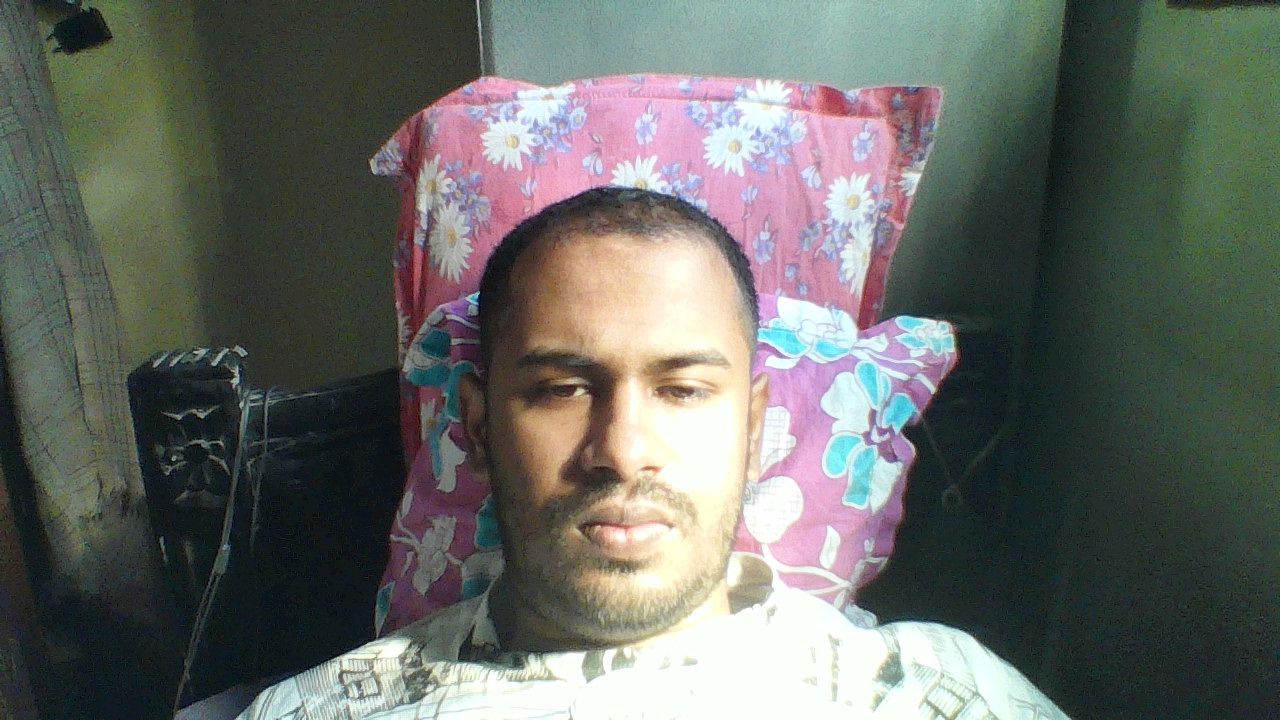
#> input picture opencv/detection/images/me.jpeg, 1280 x 720 px
$ jupyter execute LBP_opencv_imagedetection.ipynb   (shell and % lines are left out)
#> lines starting #> are read from the running program, lines starting #| are printed output that depends on the picture; after the words box and inside, x2 and y2 are one past the last pixel; in counts of white or black regions, pixels touching at a corner belong together
[cell 1]
#import required libraries
#import OpenCV library
import cv2
#import matplotlib library
import matplotlib.pyplot as plt
#importing time library for speed comparisons of both classifiers
import time

[cell 2]
def detect_faces(f_cascade, colored_img, scaleFactor = 1.1):
 #just making a copy of image passed, so that passed image is not changed
 img_copy = colored_img.copy()

 #convert the test image to gray image as opencv face detector expects gray images
 gray = cv2.cvtColor(img_copy, cv2.COLOR_BGR2GRAY)

 plt.imshow(gray, cmap='gray');

 #let's detect multiscale (some images may be closer to camera than others) images
 faces = f_cascade.detectMultiScale(gray, scaleFactor=scaleFactor, minNeighbors=5);

 print('Faces found: ', len(faces))

 #go over list of faces and draw them as rectangles on original colored img
 for (x, y, w, h) in faces:
      cv2.rectangle(img_copy, (x, y), (x+w, y+h), (0, 255, 0), 2)

 return img_copy

[cell 3]
def convertToRGB(img):
    return cv2.cvtColor(img, cv2.COLOR_BGR2RGB);

#load cascade classifier training file for haarcascade
test1 = cv2.imread('detection/images/me.jpeg')
#> test1 is the input picture: shape (720, 1280, 3); mean B, G, R 100.7, 106, 102.9
lbpcascade_frontalface = cv2.CascadeClassifier('detection/data/lbpcascade_frontalface_improved.xml');
#detect_faces(haar_face_cascade, test1, 1.1);
plt.imshow(convertToRGB(detect_faces(lbpcascade_frontalface, test1, 1.1)));
#> in detect_faces, `faces = f_cascade.detectMultiScale(gray, scaleFactor=scaleFactor, minN..`: faces = [[512, 338, 218, 218]]
#| Faces found:  1
#> the loop in detect_faces, `for (x, y, w, h) in faces:` made 1 pass
#> after the loop in detect_faces, `for (x, y, w, h) in faces:`: img_copy: shape (720, 1280, 3); 0.28% of pixels changed, all inside (x1, y1, x2, y2) = (511, 337, 732, 558)

[cell 4]
haar_face_cascade = cv2.CascadeClassifier('detection/data/haarcascade_frontalface_alt.xml');
plt.imshow(convertToRGB(detect_faces(haar_face_cascade, test1, 1.1)));
#| Faces found:  1
#> the loop in detect_faces (call 2), `for (x, y, w, h) in faces:` made 1 pass
#> (x, y, w, h) on pass 1: (465, 261, 312, 312)
#> after the loop in detect_faces (call 2), `for (x, y, w, h) in faces:`: img_copy: shape (720, 1280, 3); 0.41% of pixels changed, all inside (x1, y1, x2, y2) = (464, 260, 779, 575)

[cell 5]
test1 = cv2.imread('detection/images/me1.jpeg')
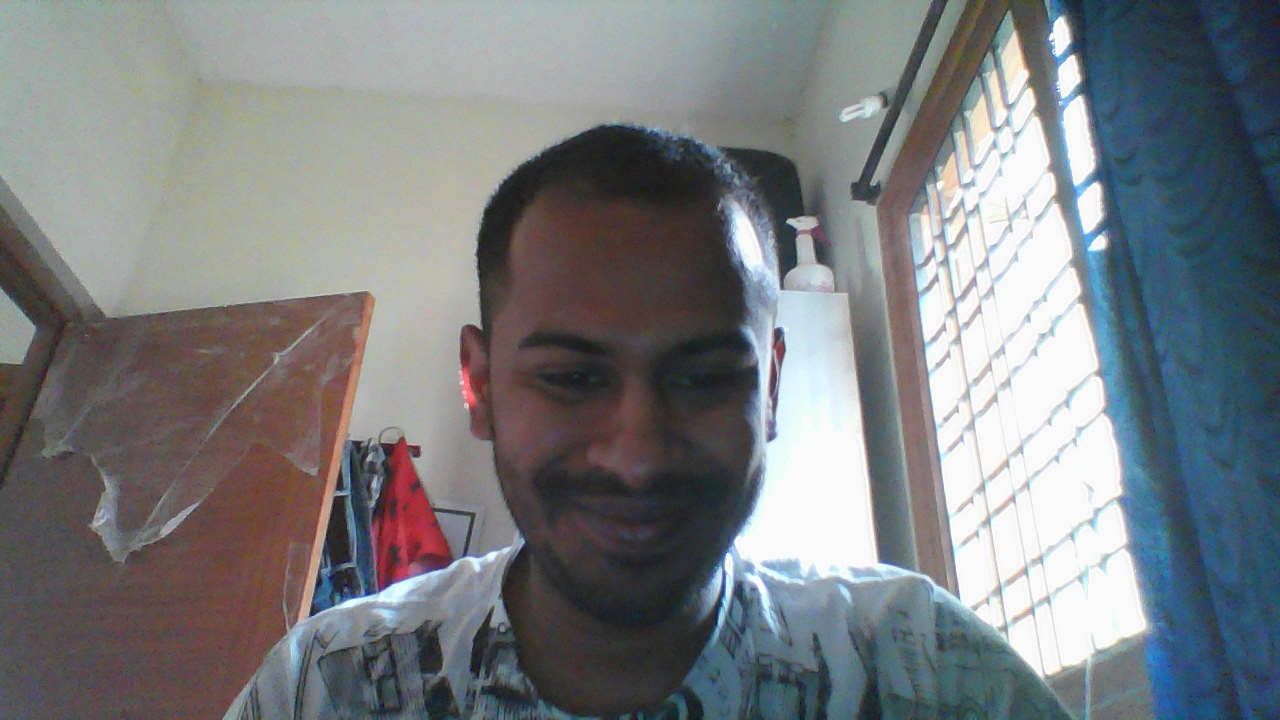
#> input picture opencv/detection/images/me1.jpeg, 1280 x 720 px
#> test1 is the input picture: shape (720, 1280, 3); mean B, G, R 127.2, 124.5, 121.2
lbpcascade_frontalface = cv2.CascadeClassifier('detection/data/haarcascade_frontalface_alt.xml');
#detect_faces(haar_face_cascade, test1, 1.1);
plt.imshow(convertToRGB(detect_faces(lbpcascade_frontalface, test1, 1.1)));
#| Faces found:  1
#> after the loop in detect_faces (call 3), `for (x, y, w, h) in faces:`: img_copy: shape (720, 1280, 3); 0.43% of pixels changed, all inside (x1, y1, x2, y2) = (461, 250, 791, 580)

[cell 6]
test1 = cv2.imread('detection/images/me2.jpeg')
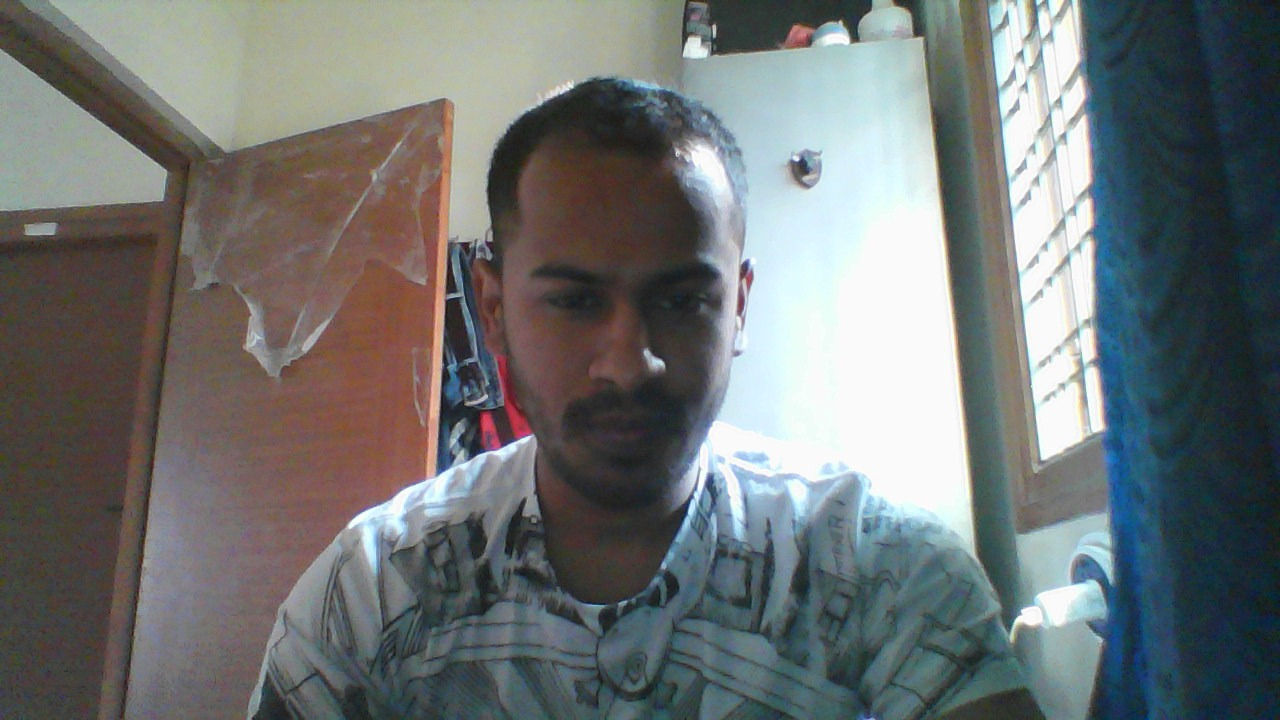
#> input picture opencv/detection/images/me2.jpeg, 1280 x 720 px
#> test1 is the input picture: shape (720, 1280, 3); mean B, G, R 115.3, 115.4, 111.4
lbpcascade_frontalface = cv2.CascadeClassifier('detection/data/haarcascade_frontalface_alt.xml');
#detect_faces(haar_face_cascade, test1, 1.1);
plt.imshow(convertToRGB(detect_faces(lbpcascade_frontalface, test1, 1.1)));
#| Faces found:  1
#> after the loop in detect_faces (call 4), `for (x, y, w, h) in faces:`: img_copy: shape (720, 1280, 3); 0.33% of pixels changed, all inside (x1, y1, x2, y2) = (490, 205, 746, 461)

[cell 7]
#load cascade classifier training file for haarcascade
test1 = cv2.imread('detection/images/me1.jpeg')
lbpcascade_frontalface = cv2.CascadeClassifier('detection/data/lbpcascade_frontalface_improved.xml');
#detect_faces(haar_face_cascade, test1, 1.1);
plt.imshow(convertToRGB(detect_faces(lbpcascade_frontalface, test1, 1.1)));
#> in detect_faces (call 5), `faces = f_cascade.detectMultiScale(gray, scaleFactor=scaleFactor, minN..`: faces = [[525, 331, 224, 224]]
#| Faces found:  1
#> the loop in detect_faces (call 5), `for (x, y, w, h) in faces:` made 1 pass
#> after the loop in detect_faces (call 5), `for (x, y, w, h) in faces:`:
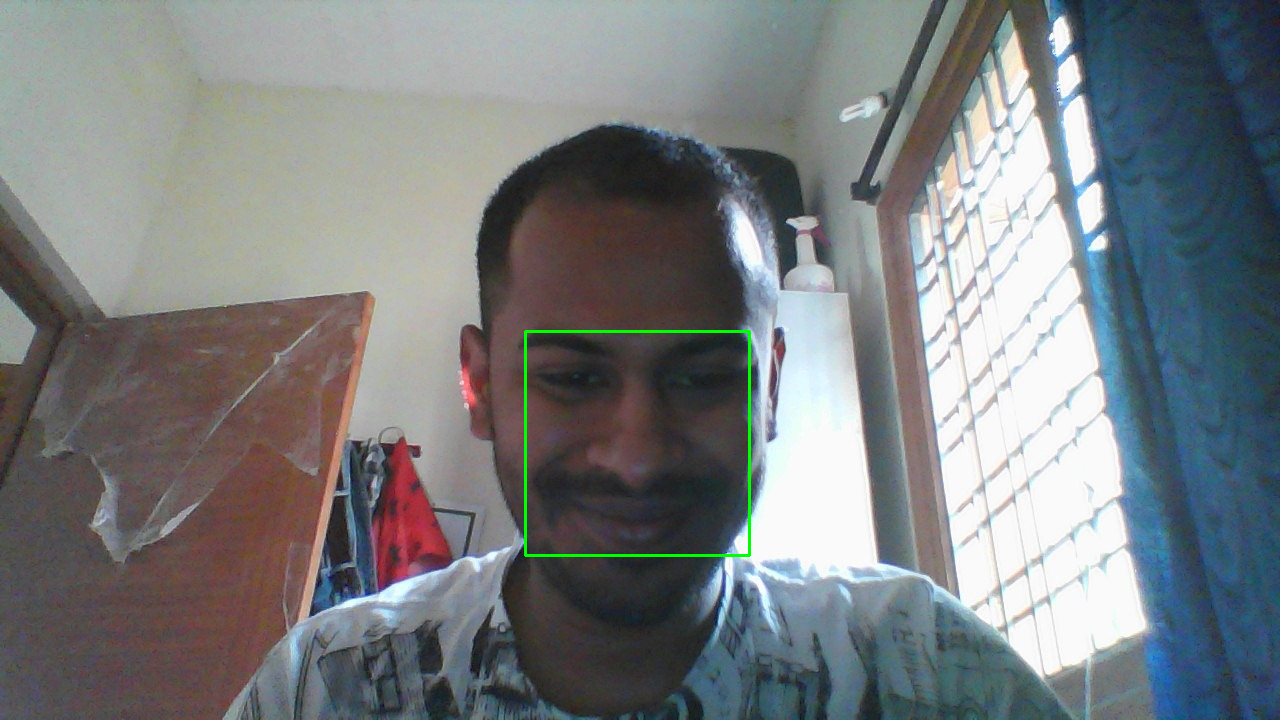
#> img_copy: shape (720, 1280, 3); 0.29% of pixels changed, all inside (x1, y1, x2, y2) = (524, 330, 751, 557)

[cell 8]
#load cascade classifier training file for haarcascade
test1 = cv2.imread('detection/images/me2.jpeg')
lbpcascade_frontalface = cv2.CascadeClassifier('detection/data/lbpcascade_frontalface_improved.xml');
#detect_faces(haar_face_cascade, test1, 1.1);
plt.imshow(convertToRGB(detect_faces(lbpcascade_frontalface, test1, 1.1)));
#> in detect_faces (call 6), `faces = f_cascade.detectMultiScale(gray, scaleFactor=scaleFactor, minN..`: faces = [[534, 264, 184, 184]]
#| Faces found:  1
#> the loop in detect_faces (call 6), `for (x, y, w, h) in faces:` made 1 pass
#> after the loop in detect_faces (call 6), `for (x, y, w, h) in faces:`:
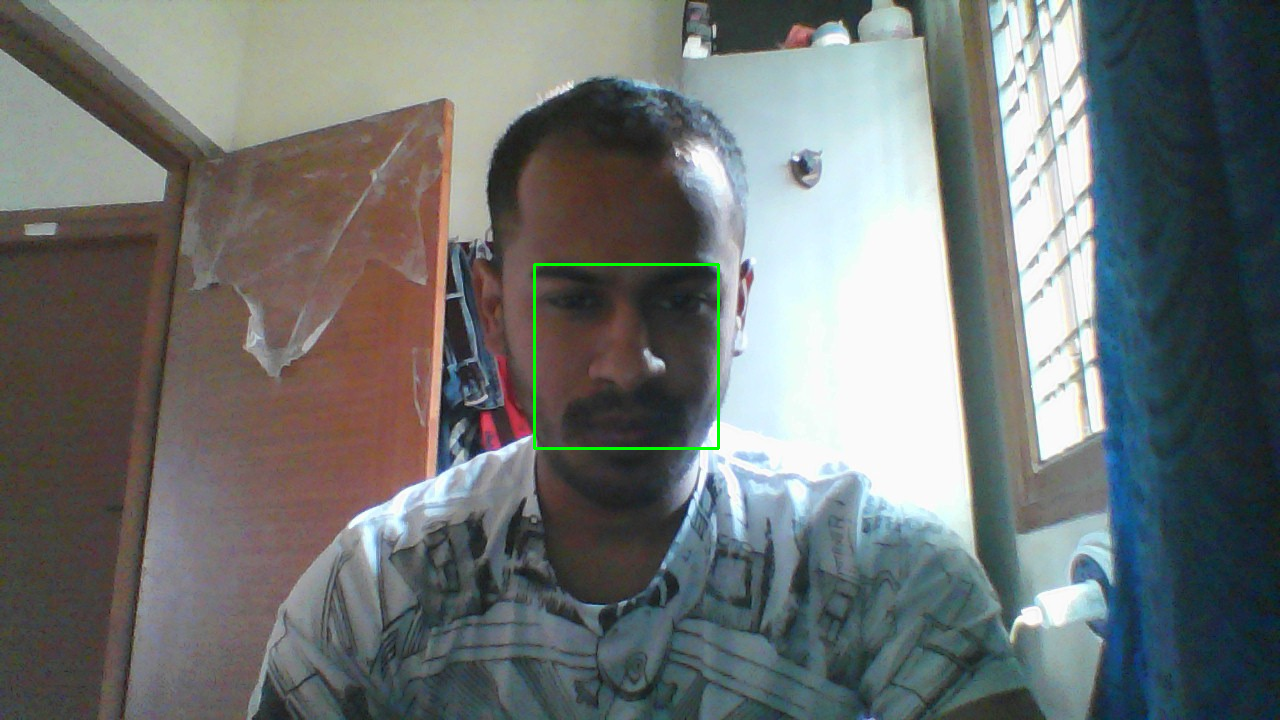
#> img_copy: shape (720, 1280, 3); 0.24% of pixels changed, all inside (x1, y1, x2, y2) = (533, 263, 720, 450)
